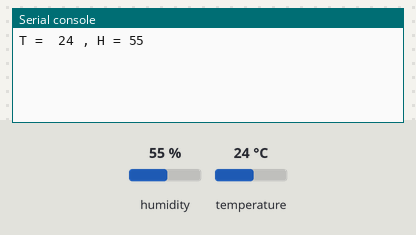
A program run on a simulated MicroPython board. On the bench: the last lines printed to the serial console. The test bench sets the inputs (shaded band); at power-on: humidity 55 %, temperature 24 °C.

Above: at 1.2 s.
1.3 s: humidity set to 22 %
At 2.4 s:
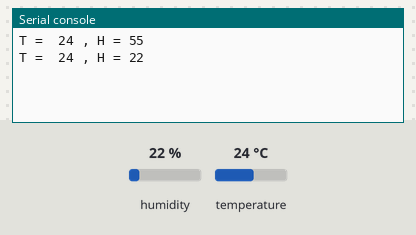
2.8 s: temperature set to 12 °C
At 3.9 s:
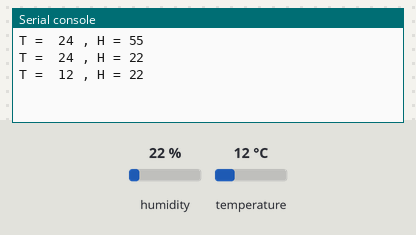
4.3 s: humidity set to 40 %
At 5.9 s:
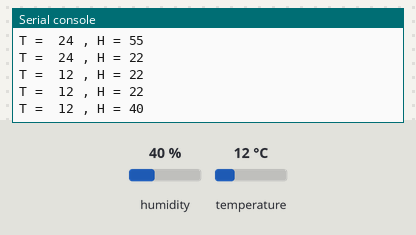
Timing chart, 0 to 7.4 s (numbered marks = the images above; inputs shaded):
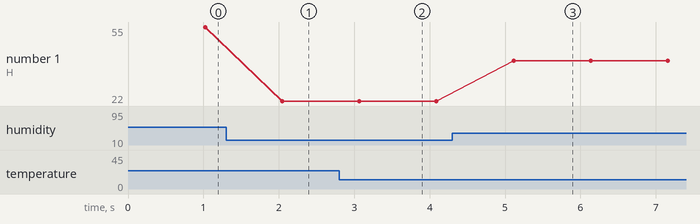

The program:

04_ejemplo_06_sensor_dht11.py
```python
import dht
from machine import Pin
import utime

dht11 = dht.DHT11(Pin(18))

while True:
    utime.sleep(1)
    dht11.measure()
    t = dht11.temperature()
    h = dht11.humidity()
    print('T = ', t, ', H =', h)
       
```

Measured:
- after the input at 1.3 s, the serial console: prints a new line after 0.74 s (image 1)
- after the input at 2.8 s, the serial console: prints a new line after 0.27 s (image 2)
- after the input at 4.3 s, the serial console: prints a new line after 0.81 s (image 3)
- plotted number 1: 55 → 22 after the input at 1.3 s, 22 → 40 after the input at 4.3 s
